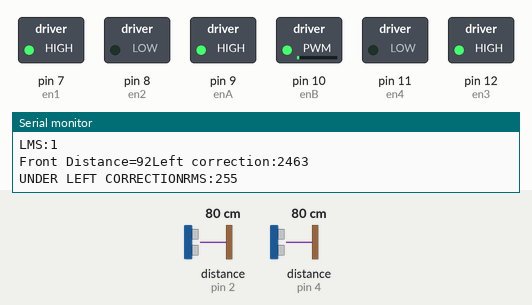
Simulated run of this sketch. Board: Arduino Uno, built with avr-gcc and run on an emulated ATmega328P. Parts: switched loads named in the sketch (green lamp = pin HIGH), the last lines printed to the serial monitor. Wiring (inferred from the names in the program): 2 × ultrasonic range finder: trigger pin 3, echo pin 2 / trigger pin 5, echo pin 4. Inputs (shaded band) come from the test bench; at power-on: distance to the obstacle (sensors on pin 2, pin 4) 80 cm. The echo pulse lasts 58.3 µs per cm; pins used as bus, display or sensor lines are not drawn.

Above: at 3.2 s.
3.3 s: distance to the obstacle (sensor on pin 2) set to 2 cm
At 3.8 s:
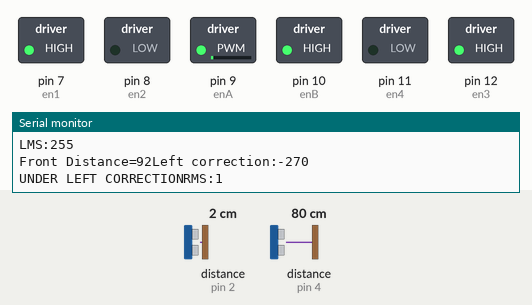
4.8 s: distance to the obstacle (sensor on pin 2) set to 6 cm
At 5.9 s:
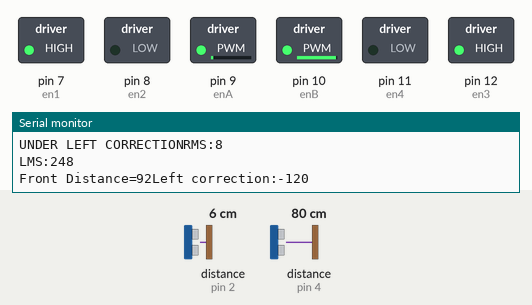
6.4 s: distance to the obstacle (sensor on pin 2) set to 8 cm
At 6.8 s:
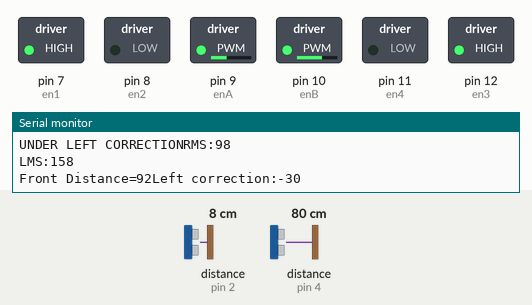
8.0 s: distance to the obstacle (sensor on pin 4) set to 120 cm
At 9.1 s:
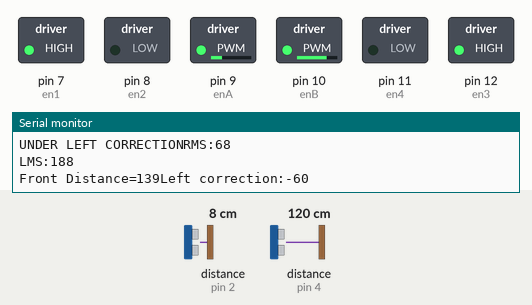
11.0 s: distance to the obstacle (sensor on pin 2) set to 15 cm
At 12.2 s:
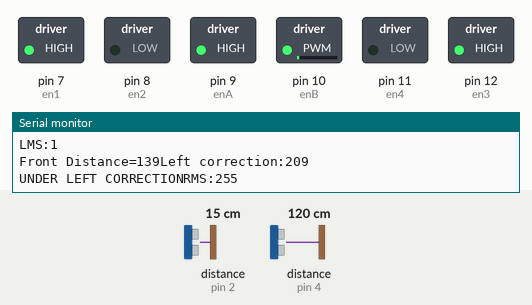
12.5 s: distance to the obstacle (sensor on pin 2) set to 9 cm
At 25.5 s:
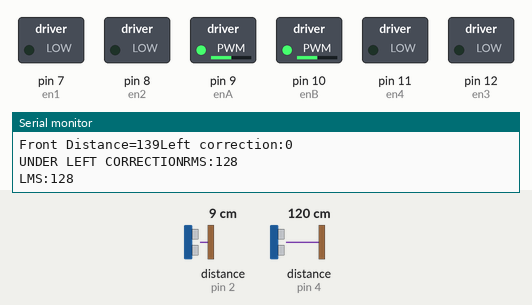
Timing chart, 0 to 26.5 s (numbered marks = the images above; inputs shaded):
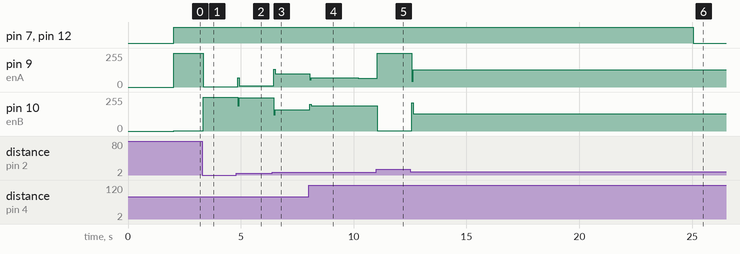

Measured:
- the behaviour switches between 7 and 8 cm on distance to the obstacle (sensor on pin 2) (found by bisection; images 2 and 3)
- after the input at 3.3 s, pin 9 (enA): 255/255 → 1/255 at once; pin 10 (enB): 1/255 → 255/255 at once
- after the input at 4.8 s, pin 9 (enA): 1/255 → 68/255 after 0.06 s, → 8/255 0.08 s later; pin 10 (enB): 255/255 → 188/255 after 0.06 s, → 248/255 0.08 s later
- after the input at 6.4 s, pin 9 (enA): 8/255 → 133/255 after 0.05 s, → 98/255 0.08 s later; pin 10 (enB): 248/255 → 123/255 after 0.05 s, → 158/255 0.08 s later
- after the input at 8.0 s, pin 9 (enA): 98/255 → 56/255 after 0.05 s, → 68/255 0.08 s later, → 67/255 2.1 s later; pin 10 (enB): 158/255 → 200/255 after 0.05 s, → 188/255 0.08 s later, → 189/255 2.1 s later
- after the input at 11.0 s, pin 9 (enA): 67/255 → 255/255 after 0.05 s; pin 10 (enB): 189/255 → 1/255 after 0.05 s
- after the input at 12.5 s, pin 9 (enA): 255/255 → 44/255 after 0.07 s, → 128/255 0.07 s later; pin 10 (enB): 1/255 → 212/255 after 0.07 s, → 128/255 0.07 s later

The sketch:

leftwallfollowing_KumarHarsh.ino
```cpp
//HI THERE THIS IS KUMAR HARSH
//BTECH10457.20
//It is a left wall following bot using two hcsr04 and two bo motors.


#define TRIGGER_PINL  3
#define ECHO_PINL     2
#define vcc   6

#define TRIGGER_PINF  5
#define ECHO_PINF     4

int en1 = 7;
int en2 = 8;
int en3 = 12;
int en4 = 11;
int enA = 9;
int enB = 10;

//condition return values
int NO_OBSTACLE = 0;
int OBSTACLE = 1;

//left distance to follow is 10cm nd front obstacle distance is 15cm
int DISTANCE= 10;
int FRONT_DISTANCE = 15;

int Left_Status = 0;
int Front_Status = 0;

//Obstacle in Left PID values
float Kp_l = 30;
float Ki_l = 0.003;
float Kd_l = 12;

//Obstacle in Front Sharp right turn PID values
float Kp_F = 29;
float Ki_F = 0;
float Kd_F = 20;

//variables for left pid
float Error = 0;
int  Correction = 0;
float Integral = 0;
float Derivative = 0;
float LastError = 0;

//variables for front pid
float Error_F = 0;
float Correction_F = 0;
float Integral_F = 0;
float Derivative_F = 0;
float LastError_F = 0;

int LeftTurnSpeed = 0;
int RightTurnSpeed = 0;

//here 0 stands for true and 1 stands for false
int rightTurnBegin = 0;
int leftTurnBegin = 0;
int straightLineBegin = 0;
long Left,Front;
unsigned long minutes = 1000;

void setup() {
//initialize
  delay(2000);
  Serial.begin(9600);//serial monitor output
  for (int i= 6; i<= 12; i++)
  pinMode(i, OUTPUT);
  digitalWrite(vcc , HIGH);//vcc 5v for front sensor
  pinMode(TRIGGER_PINF, OUTPUT);
  pinMode(TRIGGER_PINL, OUTPUT);
  pinMode(ECHO_PINF ,INPUT);
  pinMode(ECHO_PINL , INPUT);


}

void loop() {
  //code here is running repetatively
 if (millis() < minutes * 25) {
beginning:

    Front_Status = GET_FRONT_STATUS();//what is the status in front

    if(Front_Status == OBSTACLE) {

        //I Initialize WALL only once just in the beginning of right turn
        if (rightTurnBegin == 0)
          INITIALIZE_WALL();
          CONTINUE_WALL_FRONT();

        //right turn flag false, until the next time there arises a right turn
        rightTurnBegin = 1;
        straightLineBegin = 0;

        goto beginning;
    }

    //when a the bot starts following the straight line(until there is a obstacle,initialize the flag to true
    rightTurnBegin = 0;

    Left = readRangeWall();//checking left status
    Error = Left - DISTANCE;//calculate error proportional
    Integral = (Error + Integral);//integral error
    Derivative = (Error - LastError);// derivative error

    Correction = Kp_l * Error + Kd_l * Derivative + Ki_l * Integral;//for left wall follow, pid correction
    Serial.print("Left correction:");
    Serial.print(Correction);
    Serial.print("\n");

    //if error is less than 10, means the robot is following the wall correctly, keep continuing
    if (Error < 10 && Front_Status ==NO_OBSTACLE) {

      //Initialize the wall, just in the beginning of straight line
      if (straightLineBegin == 0)
        INITIALIZE_WALL();

      if(Correction > 127 && Correction > 0)//since the base speed is 128 we want the motor to have values only between
        Correction = 127;// 0-255 so we map 128+- correction so that it always falls in our desired range of pwm 0-255

      if(Correction < -127 && Correction < 0)
        Correction = -127;//l298 handles negative speeds like 255 in +ve  gives max speed but -255 is zero speed and -1 is full speed whith no direction changes whatsoever

      LeftTurnSpeed = 128 -Correction;
      RightTurnSpeed = 128 +Correction;

      leftTurnBegin = 0;
      straightLineBegin = 1;

    } else if( Front_Status ==NO_OBSTACLE) {

      //if error is greater than 10, means the robot has to take left turn and there should not be any obstacle in front

      //Initialize the wall and wall front, just in the beginning of left turn
      if (leftTurnBegin == 0) {
        INITIALIZE_WALL();
        INITIALIZE_WALL_FRONT();
      }

      //PID for left turn
      int speed = 2.8 * Error + 9 * Derivative;//same thing as above just that condition has reversed , the bot is making left turn to get nearer to the wall and eliminate errors

      if (speed > 127 && speed > 0)
        speed = 127;

      if (speed < -127 && speed < 0)
        speed = -127;

      LeftTurnSpeed = 128 - (speed);
      RightTurnSpeed = 128 + (speed);

      leftTurnBegin = 1;
      straightLineBegin = 0;

    }
    analogWrite(enA ,RightTurnSpeed);//setting pwm speed
    analogWrite(enB,LeftTurnSpeed);
    Serial.print("UNDER LEFT CORRECTION");//some debug help using serial montiro
    Serial.print("RMS:");
    Serial.print(RightTurnSpeed);
    Serial.print("\n");
    Serial.print("LMS:");
    Serial.print(LeftTurnSpeed);
     Serial.print("\n");

    FORWARD();//sets the l298n to make the wheels right and left both to go forward.


    LastError = Error;
    INITIALIZE_WALL_FRONT();

}
else{
   digitalWrite(en1,LOW);
    digitalWrite(en2,LOW);
    digitalWrite(en3, LOW);
    digitalWrite(en4, LOW);
  }
}


void INITIALIZE_WALL(void) {//just initialization for smooth operation
  Integral = 0;
  Derivative = 0;
  LastError = 0;
}

void INITIALIZE_WALL_FRONT(void) {
  Integral_F = 0;
  Derivative_F = 0;
  LastError_F = 0;
}


//When there is an obstacle in front, take a right turn

void CONTINUE_WALL_FRONT(void) {//pid for right turn when wall detected at front

        Front = readRangeWall();// function declared below returns the distance in cms from the from sensor
        Error_F = (Front - FRONT_DISTANCE);
        Integral_F = (Error_F + Integral_F);
        Derivative_F = (Error_F -LastError_F);

        Correction_F = Kp_F * Error_F + Kd_F * Derivative_F +Ki_F * Integral_F;
        Serial.print("Front Correction:");//debug help
        Serial.print(Correction_F);
        Serial.print("\n");

        if(Correction_F > 127 && Correction_F > 0)//same as above
          Correction_F = 127;

        if(Correction_F < -127 && Correction_F < 0)
          Correction_F = -127;

        LeftTurnSpeed = 128 - Correction_F;
        RightTurnSpeed = 128 +Correction_F;
        analogWrite(enA ,RightTurnSpeed);
        analogWrite(enB,LeftTurnSpeed);
        Serial.print("UNDER FRONT CORRECTION");
        Serial.print("RMS:");
        Serial.print(RightTurnSpeed);
        Serial.print("\n");
        Serial.print("LMS:");
        Serial.print(LeftTurnSpeed);
        Serial.print("\n");
        FORWARD();
        delay(800);//makes sure of a complete turn

        LastError_F = Error_F;//for next pid correction caluclation

}


int GET_LEFT_STATUS(void) {// returnss whether left wall is present or not
  Serial.print("Left Distance=");
  Serial.print(readRangeWall());
     if(readRangeWall() < DISTANCE)
       return OBSTACLE;
     else
      return NO_OBSTACLE;
}

int GET_FRONT_STATUS(void) {//whether front obstacle is present or not
  Serial.print("Front Distance=");
  Serial.print(readRangeFront());
     if(readRangeFront() < FRONT_DISTANCE)
       return OBSTACLE;
     else
       return NO_OBSTACLE;
}

int readRangeFront(){// initializes and completes the hcsr04 commands and finally obtains and returns the front sensor value
 long dur;
 digitalWrite(TRIGGER_PINF, LOW);
 delayMicroseconds(2);
 digitalWrite(TRIGGER_PINF, HIGH);
 delayMicroseconds(10);
 digitalWrite(TRIGGER_PINF, LOW);
 dur = pulseIn(ECHO_PINF, HIGH);
 return (dur/50);
}

int readRangeWall(){// initializes and completes the hcsr04 commands and finally obtains and returns the left sensor value
  long dur;
 digitalWrite(TRIGGER_PINL, LOW);
 delayMicroseconds(2);
 digitalWrite(TRIGGER_PINL, HIGH);
 delayMicroseconds(10);
 digitalWrite(TRIGGER_PINL, LOW);
 dur = pulseIn(ECHO_PINL, HIGH);
 return (dur/50);
}
  void FORWARD() {//sets the motor driver pins for a forward motion
    digitalWrite(en1,HIGH);
    digitalWrite(en2,LOW);
    digitalWrite(en3, HIGH);
    digitalWrite(en4, LOW);
    }
```
